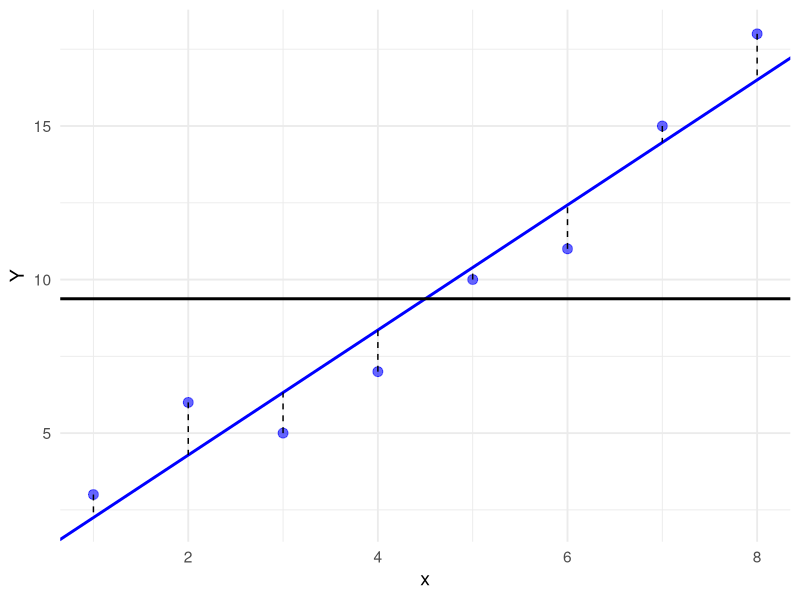
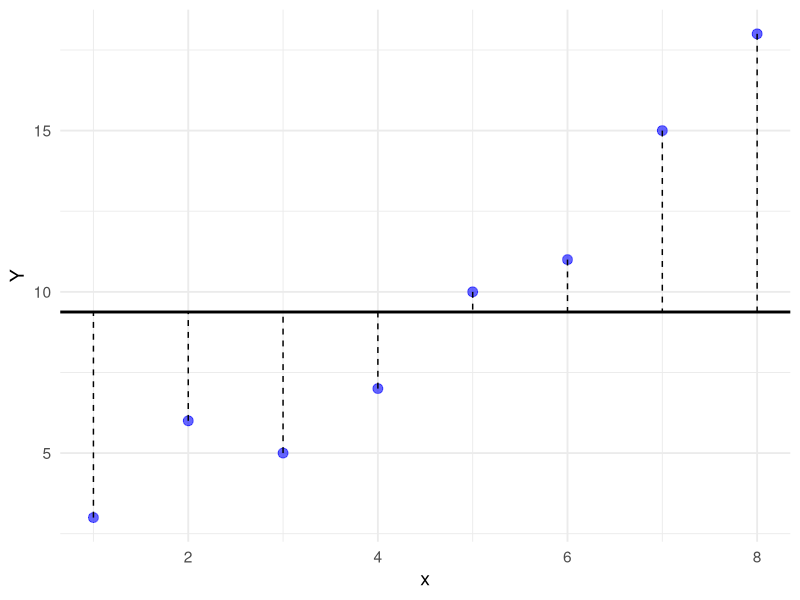

Here is the R script that generated these plots, in order:
# Load necessary libraries
library(ggplot2)
library(dplyr)


################ Creating plot for the sum of squares of residuals ################
# Create synthetic data
df <- data.frame(
  x = 1:8,
  y = c(3, 6, 5, 7, 10, 11, 15, 18)
)

# Compute mean of y
y_mean <- mean(df$y)

# Fit a linear model
model <- lm(y ~ x, data = df)

# Get fitted values
df <- df %>%
  mutate(
    y_pred = predict(model),
    residuals = y - y_pred
  )

# Plot 1: Residuals from the mean
p_sst<- ggplot(df, aes(x, y)) +
  geom_point(color = "blue", size = 3, alpha = 0.6) +
  geom_hline(yintercept = y_mean, color = "black", linewidth = 1) +
  geom_segment(aes(x = x, xend = x, y = y, yend = y_mean), linetype = "dashed") +
  theme_minimal(base_size = 14) +
  labs(x = "x", y = "Y")

# Plot 2: Residuals from the regression line
p_ssr <- ggplot(df, aes(x, y)) +
  geom_point(color = "blue", size = 3, alpha = 0.6) +
  geom_abline(intercept = coef(model)[1], slope = coef(model)[2], color = "blue", linewidth = 1) +
  geom_hline(yintercept = y_mean, color = "black", linewidth = 1) +
  geom_segment(aes(x = x, xend = x, y = y, yend = y_pred), linetype = "dashed") +
  theme_minimal(base_size = 14) +
  labs(x = "x", y = "Y")







